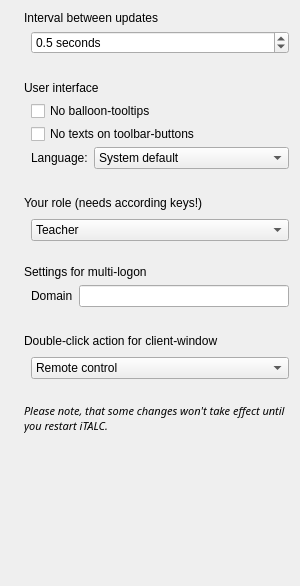
<?xml version="1.0" encoding="UTF-8"?>
<ui version="4.0">
 <class>Config</class>
 <widget class="QWidget" name="Config">
  <property name="geometry">
   <rect>
    <x>0</x>
    <y>0</y>
    <width>300</width>
    <height>586</height>
   </rect>
  </property>
  <layout class="QVBoxLayout" name="verticalLayout">
   <property name="spacing">
    <number>24</number>
   </property>
   <item>
    <layout class="QVBoxLayout">
     <property name="spacing">
      <number>6</number>
     </property>
     <property name="margin">
      <number>0</number>
     </property>
     <item>
      <layout class="QHBoxLayout">
       <property name="spacing">
        <number>6</number>
       </property>
       <property name="margin">
        <number>0</number>
       </property>
       <item>
        <widget class="QLabel" name="label_2">
         <property name="sizePolicy">
          <sizepolicy hsizetype="Fixed" vsizetype="Fixed">
           <horstretch>0</horstretch>
           <verstretch>0</verstretch>
          </sizepolicy>
         </property>
         <property name="text">
          <string/>
         </property>
         <property name="pixmap">
          <pixmap resource="../italc.qrc">:/resources/clock.png</pixmap>
         </property>
        </widget>
       </item>
       <item>
        <widget class="QLabel" name="label">
         <property name="text">
          <string>Interval between updates</string>
         </property>
        </widget>
       </item>
      </layout>
     </item>
     <item>
      <layout class="QHBoxLayout">
       <property name="spacing">
        <number>6</number>
       </property>
       <property name="margin">
        <number>0</number>
       </property>
       <item>
        <spacer>
         <property name="orientation">
          <enum>Qt::Horizontal</enum>
         </property>
         <property name="sizeType">
          <enum>QSizePolicy::Fixed</enum>
         </property>
         <property name="sizeHint" stdset="0">
          <size>
           <width>20</width>
           <height>1</height>
          </size>
         </property>
        </spacer>
       </item>
       <item>
        <widget class="QDoubleSpinBox" name="updateIntervalSB">
         <property name="whatsThis">
          <string>&lt;html&gt;&lt;head&gt;&lt;meta name=&quot;qrichtext&quot; content=&quot;1&quot; /&gt;&lt;/head&gt;&lt;body style=&quot; white-space: pre-wrap; font-family:Sans Serif; font-size:9pt; font-weight:400; font-style:normal; text-decoration:none;&quot;&gt;&lt;p style=&quot; margin-top:0px; margin-bottom:0px; margin-left:0px; margin-right:0px; -qt-block-indent:0; text-indent:0px;&quot;&gt;Here you can set the interval between updates of clients. Higher values result in lower network-traffic and lower CPU-usage on this computer.&lt;/p&gt;&lt;/body&gt;&lt;/html&gt;</string>
         </property>
         <property name="suffix">
          <string> seconds</string>
         </property>
         <property name="decimals">
          <number>1</number>
         </property>
         <property name="minimum">
          <double>0.100000000000000</double>
         </property>
         <property name="maximum">
          <double>10.000000000000000</double>
         </property>
         <property name="singleStep">
          <double>0.500000000000000</double>
         </property>
         <property name="value">
          <double>0.500000000000000</double>
         </property>
        </widget>
       </item>
      </layout>
     </item>
    </layout>
   </item>
   <item>
    <layout class="QVBoxLayout">
     <property name="spacing">
      <number>3</number>
     </property>
     <property name="margin">
      <number>0</number>
     </property>
     <item>
      <layout class="QHBoxLayout">
       <property name="spacing">
        <number>6</number>
       </property>
       <property name="margin">
        <number>0</number>
       </property>
       <item>
        <widget class="QLabel" name="label_6">
         <property name="text">
          <string/>
         </property>
         <property name="pixmap">
          <pixmap resource="../italc.qrc">:/resources/userinterface.png</pixmap>
         </property>
        </widget>
       </item>
       <item>
        <widget class="QLabel" name="label_5">
         <property name="text">
          <string>User interface</string>
         </property>
        </widget>
       </item>
       <item>
        <spacer>
         <property name="orientation">
          <enum>Qt::Horizontal</enum>
         </property>
         <property name="sizeHint" stdset="0">
          <size>
           <width>40</width>
           <height>20</height>
          </size>
         </property>
        </spacer>
       </item>
      </layout>
     </item>
     <item>
      <layout class="QHBoxLayout">
       <property name="spacing">
        <number>6</number>
       </property>
       <property name="margin">
        <number>0</number>
       </property>
       <item>
        <spacer>
         <property name="orientation">
          <enum>Qt::Horizontal</enum>
         </property>
         <property name="sizeType">
          <enum>QSizePolicy::Fixed</enum>
         </property>
         <property name="sizeHint" stdset="0">
          <size>
           <width>20</width>
           <height>1</height>
          </size>
         </property>
        </spacer>
       </item>
       <item>
        <widget class="QCheckBox" name="balloonToolTips">
         <property name="toolTip">
          <string>&lt;html&gt;&lt;head&gt;&lt;meta name=&quot;qrichtext&quot; content=&quot;1&quot; /&gt;&lt;/head&gt;&lt;body style=&quot; white-space: pre-wrap; font-family:Sans Serif; font-size:9pt; font-weight:400; font-style:normal; text-decoration:none;&quot;&gt;&lt;p style=&quot; margin-top:0px; margin-bottom:0px; margin-left:0px; margin-right:0px; -qt-block-indent:0; text-indent:0px;&quot;&gt;Do not show balloon-tooltips for toolbar-buttons&lt;/p&gt;&lt;/body&gt;&lt;/html&gt;</string>
         </property>
         <property name="whatsThis">
          <string>&lt;html&gt;&lt;head&gt;&lt;meta name=&quot;qrichtext&quot; content=&quot;1&quot; /&gt;&lt;/head&gt;&lt;body style=&quot; white-space: pre-wrap; font-family:Sans Serif; font-size:9pt; font-weight:400; font-style:normal; text-decoration:none;&quot;&gt;&lt;p style=&quot; margin-top:0px; margin-bottom:0px; margin-left:0px; margin-right:0px; -qt-block-indent:0; text-indent:0px;&quot;&gt;Check this option if you're annoyed by the balloon-tooltips appearing when moving mouse-cursor over toolbar-buttons.&lt;/p&gt;&lt;/body&gt;&lt;/html&gt;</string>
         </property>
         <property name="text">
          <string>No balloon-tooltips</string>
         </property>
        </widget>
       </item>
      </layout>
     </item>
     <item>
      <layout class="QHBoxLayout">
       <property name="spacing">
        <number>6</number>
       </property>
       <property name="margin">
        <number>0</number>
       </property>
       <item>
        <spacer>
         <property name="orientation">
          <enum>Qt::Horizontal</enum>
         </property>
         <property name="sizeType">
          <enum>QSizePolicy::Fixed</enum>
         </property>
         <property name="sizeHint" stdset="0">
          <size>
           <width>20</width>
           <height>1</height>
          </size>
         </property>
        </spacer>
       </item>
       <item>
        <widget class="QCheckBox" name="iconOnlyToolButtons">
         <property name="toolTip">
          <string>&lt;html&gt;&lt;head&gt;&lt;meta name=&quot;qrichtext&quot; content=&quot;1&quot; /&gt;&lt;/head&gt;&lt;body style=&quot; white-space: pre-wrap; font-family:Sans Serif; font-size:9pt; font-weight:400; font-style:normal; text-decoration:none;&quot;&gt;&lt;p style=&quot; margin-top:0px; margin-bottom:0px; margin-left:0px; margin-right:0px; -qt-block-indent:0; text-indent:0px;&quot;&gt;Do not show texts on toolbar-buttons&lt;/p&gt;&lt;/body&gt;&lt;/html&gt;</string>
         </property>
         <property name="text">
          <string>No texts on toolbar-buttons</string>
         </property>
        </widget>
       </item>
      </layout>
     </item>
     <item>
      <layout class="QHBoxLayout">
       <property name="spacing">
        <number>6</number>
       </property>
       <property name="margin">
        <number>0</number>
       </property>
       <item>
        <spacer>
         <property name="orientation">
          <enum>Qt::Horizontal</enum>
         </property>
         <property name="sizeType">
          <enum>QSizePolicy::Fixed</enum>
         </property>
         <property name="sizeHint" stdset="0">
          <size>
           <width>20</width>
           <height>1</height>
          </size>
         </property>
        </spacer>
       </item>
       <item>
        <widget class="QLabel" name="label_3">
         <property name="text">
          <string>Language:</string>
         </property>
        </widget>
       </item>
       <item>
        <widget class="QComboBox" name="languageCB">
         <property name="sizePolicy">
          <sizepolicy hsizetype="MinimumExpanding" vsizetype="Fixed">
           <horstretch>0</horstretch>
           <verstretch>0</verstretch>
          </sizepolicy>
         </property>
         <item>
          <property name="text">
           <string>System default</string>
          </property>
         </item>
         <item>
          <property name="text">
           <string>ar - العربية</string>
          </property>
         </item>
         <item>
          <property name="text">
           <string>cs - Česky</string>
          </property>
         </item>
         <item>
          <property name="text">
           <string>de - Deutsch</string>
          </property>
         </item>
         <item>
          <property name="text">
           <string>el - Ελληνικά</string>
          </property>
         </item>
         <item>
          <property name="text">
           <string>es - Español</string>
          </property>
         </item>
         <item>
          <property name="text">
           <string>fi - Suomi</string>
          </property>
         </item>
         <item>
          <property name="text">
           <string>fr - Français</string>
          </property>
         </item>
         <item>
          <property name="text">
           <string>he - עִבְרִית</string>
          </property>
         </item>
         <item>
          <property name="text">
           <string>hu - Magyar</string>
          </property>
         </item>
         <item>
          <property name="text">
           <string>it - Italiano</string>
          </property>
         </item>
         <item>
          <property name="text">
           <string>ko - Korean</string>
          </property>
         </item>
         <item>
          <property name="text">
           <string>nl - Nederlands</string>
          </property>
         </item>
         <item>
          <property name="text">
           <string>nn - Norsk</string>
          </property>
         </item>
         <item>
          <property name="text">
           <string>pl - Polski</string>
          </property>
         </item>
         <item>
          <property name="text">
           <string>pt_br - Brasileiro</string>
          </property>
         </item>
         <item>
          <property name="text">
           <string>pt_pt - Português</string>
          </property>
         </item>
         <item>
          <property name="text">
           <string>ru - Русский</string>
          </property>
         </item>
         <item>
          <property name="text">
           <string>sk - Slovenský</string>
          </property>
         </item>
         <item>
          <property name="text">
           <string>sl - Slovenčina</string>
          </property>
         </item>
         <item>
          <property name="text">
           <string>sv - Svenska</string>
          </property>
         </item>
         <item>
          <property name="text">
           <string>tr - Türkçe</string>
          </property>
         </item>
         <item>
          <property name="text">
           <string>uk - Українська</string>
          </property>
         </item>
         <item>
          <property name="text">
           <string>zh_cn - 简体字</string>
          </property>
         </item>
         <item>
          <property name="text">
           <string>zh_tw - 簡體字</string>
          </property>
         </item>
        </widget>
       </item>
      </layout>
     </item>
    </layout>
   </item>
   <item>
    <layout class="QVBoxLayout">
     <property name="spacing">
      <number>6</number>
     </property>
     <property name="margin">
      <number>0</number>
     </property>
     <item>
      <layout class="QHBoxLayout">
       <property name="spacing">
        <number>6</number>
       </property>
       <property name="margin">
        <number>0</number>
       </property>
       <item>
        <widget class="QLabel" name="label_12">
         <property name="pixmap">
          <pixmap resource="../../lib/ItalcCore.qrc">:/resources/authors.png</pixmap>
         </property>
        </widget>
       </item>
       <item>
        <widget class="QLabel" name="label_13">
         <property name="text">
          <string>Your role (needs according keys!)</string>
         </property>
        </widget>
       </item>
       <item>
        <spacer>
         <property name="orientation">
          <enum>Qt::Horizontal</enum>
         </property>
         <property name="sizeHint" stdset="0">
          <size>
           <width>10</width>
           <height>20</height>
          </size>
         </property>
        </spacer>
       </item>
      </layout>
     </item>
     <item>
      <layout class="QHBoxLayout">
       <property name="spacing">
        <number>6</number>
       </property>
       <property name="margin">
        <number>0</number>
       </property>
       <item>
        <spacer>
         <property name="orientation">
          <enum>Qt::Horizontal</enum>
         </property>
         <property name="sizeType">
          <enum>QSizePolicy::Fixed</enum>
         </property>
         <property name="sizeHint" stdset="0">
          <size>
           <width>20</width>
           <height>1</height>
          </size>
         </property>
        </spacer>
       </item>
       <item>
        <widget class="QComboBox" name="roleCB">
         <property name="whatsThis">
          <string>&lt;html&gt;&lt;head&gt;&lt;meta name=&quot;qrichtext&quot; content=&quot;1&quot; /&gt;&lt;style type=&quot;text/css&quot;&gt;
p, li { white-space: pre-wrap; }
&lt;/style&gt;&lt;/head&gt;&lt;body style=&quot; font-family:'Sans Serif'; font-size:9pt; font-weight:400; font-style:normal; text-decoration:none;&quot;&gt;
&lt;p style=&quot; margin-top:0px; margin-bottom:0px; margin-left:0px; margin-right:0px; -qt-block-indent:0; text-indent:0px;&quot;&gt;Here you can select your role. Only change this if you know what you're doing. Otherwise you won't be able to access any clients until you restore your old role.&lt;/p&gt;&lt;/body&gt;&lt;/html&gt;</string>
         </property>
         <item>
          <property name="text">
           <string>Teacher</string>
          </property>
         </item>
         <item>
          <property name="text">
           <string>Administrator</string>
          </property>
         </item>
         <item>
          <property name="text">
           <string>Supporter</string>
          </property>
         </item>
         <item>
          <property name="text">
           <string>Other</string>
          </property>
         </item>
        </widget>
       </item>
      </layout>
     </item>
    </layout>
   </item>
   <item>
    <layout class="QVBoxLayout">
     <property name="spacing">
      <number>6</number>
     </property>
     <property name="margin">
      <number>0</number>
     </property>
     <item>
      <layout class="QHBoxLayout">
       <property name="spacing">
        <number>6</number>
       </property>
       <property name="margin">
        <number>0</number>
       </property>
       <item>
        <widget class="QLabel" name="label_10">
         <property name="sizePolicy">
          <sizepolicy hsizetype="Fixed" vsizetype="Fixed">
           <horstretch>0</horstretch>
           <verstretch>0</verstretch>
          </sizepolicy>
         </property>
         <property name="pixmap">
          <pixmap resource="../italc.qrc">:/resources/remotelogon_22.png</pixmap>
         </property>
        </widget>
       </item>
       <item>
        <widget class="QLabel" name="label_11">
         <property name="text">
          <string>Settings for multi-logon</string>
         </property>
        </widget>
       </item>
      </layout>
     </item>
     <item>
      <layout class="QHBoxLayout">
       <property name="spacing">
        <number>6</number>
       </property>
       <property name="margin">
        <number>0</number>
       </property>
       <item>
        <spacer>
         <property name="orientation">
          <enum>Qt::Horizontal</enum>
         </property>
         <property name="sizeType">
          <enum>QSizePolicy::Fixed</enum>
         </property>
         <property name="sizeHint" stdset="0">
          <size>
           <width>20</width>
           <height>1</height>
          </size>
         </property>
        </spacer>
       </item>
       <item>
        <widget class="QLabel" name="label_15">
         <property name="text">
          <string>Domain</string>
         </property>
        </widget>
       </item>
       <item>
        <widget class="QLineEdit" name="domainEdit"/>
       </item>
      </layout>
     </item>
    </layout>
   </item>
   <item>
    <layout class="QVBoxLayout">
     <property name="spacing">
      <number>6</number>
     </property>
     <property name="margin">
      <number>0</number>
     </property>
     <item>
      <layout class="QHBoxLayout">
       <property name="spacing">
        <number>6</number>
       </property>
       <property name="margin">
        <number>0</number>
       </property>
       <item>
        <widget class="QLabel" name="label_16">
         <property name="pixmap">
          <pixmap resource="../italc.qrc">:/resources/thinclient.png</pixmap>
         </property>
        </widget>
       </item>
       <item>
        <widget class="QLabel" name="label_17">
         <property name="text">
          <string>Double-click action for client-window</string>
         </property>
        </widget>
       </item>
       <item>
        <spacer>
         <property name="orientation">
          <enum>Qt::Horizontal</enum>
         </property>
         <property name="sizeHint" stdset="0">
          <size>
           <width>10</width>
           <height>20</height>
          </size>
         </property>
        </spacer>
       </item>
      </layout>
     </item>
     <item>
      <layout class="QHBoxLayout">
       <property name="spacing">
        <number>6</number>
       </property>
       <property name="margin">
        <number>0</number>
       </property>
       <item>
        <spacer>
         <property name="orientation">
          <enum>Qt::Horizontal</enum>
         </property>
         <property name="sizeType">
          <enum>QSizePolicy::Fixed</enum>
         </property>
         <property name="sizeHint" stdset="0">
          <size>
           <width>20</width>
           <height>1</height>
          </size>
         </property>
        </spacer>
       </item>
       <item>
        <widget class="QComboBox" name="clientDoubleClickActionCB">
         <property name="whatsThis">
          <string>&lt;html&gt;&lt;head&gt;&lt;meta name=&quot;qrichtext&quot; content=&quot;1&quot; /&gt;&lt;style type=&quot;text/css&quot;&gt;
p, li { white-space: pre-wrap; }
&lt;/style&gt;&lt;/head&gt;&lt;body style=&quot; font-family:'Sans Serif'; font-size:9pt; font-weight:400; font-style:normal; text-decoration:none;&quot;&gt;
&lt;p style=&quot; margin-top:0px; margin-bottom:0px; margin-left:0px; margin-right:0px; -qt-block-indent:0; text-indent:0px;&quot;&gt;Here you can set what should happen if you double-click a client-window.&lt;/p&gt;&lt;/body&gt;&lt;/html&gt;</string>
         </property>
         <item>
          <property name="text">
           <string>Remote control</string>
          </property>
          <property name="icon">
           <iconset resource="../italc.qrc">
            <normaloff>:/resources/remote_control.png</normaloff>:/resources/remote_control.png</iconset>
          </property>
         </item>
         <item>
          <property name="text">
           <string>View live in fullscreen</string>
          </property>
          <property name="icon">
           <iconset resource="../italc.qrc">
            <normaloff>:/resources/viewmag.png</normaloff>:/resources/viewmag.png</iconset>
          </property>
         </item>
        </widget>
       </item>
      </layout>
     </item>
    </layout>
   </item>
   <item>
    <layout class="QHBoxLayout">
     <property name="spacing">
      <number>6</number>
     </property>
     <property name="margin">
      <number>0</number>
     </property>
     <item>
      <widget class="QLabel" name="label_8">
       <property name="sizePolicy">
        <sizepolicy hsizetype="Fixed" vsizetype="Fixed">
         <horstretch>0</horstretch>
         <verstretch>0</verstretch>
        </sizepolicy>
       </property>
       <property name="text">
        <string/>
       </property>
       <property name="pixmap">
        <pixmap resource="../italc.qrc">:/resources/info_22.png</pixmap>
       </property>
      </widget>
     </item>
     <item>
      <widget class="QLabel" name="label_7">
       <property name="text">
        <string>&lt;html&gt;&lt;head&gt;&lt;meta name=&quot;qrichtext&quot; content=&quot;1&quot; /&gt;&lt;/head&gt;&lt;body style=&quot; white-space: pre-wrap; font-family:Sans Serif; font-size:9pt; font-weight:400; font-style:normal; text-decoration:none;&quot;&gt;&lt;p style=&quot; margin-top:0px; margin-bottom:0px; margin-left:0px; margin-right:0px; -qt-block-indent:0; text-indent:0px;&quot;&gt;&lt;span style=&quot; font-size:8pt; font-style:italic;&quot;&gt;Please note, that some changes won't take effect until you restart iTALC.&lt;/span&gt;&lt;/p&gt;&lt;/body&gt;&lt;/html&gt;</string>
       </property>
       <property name="wordWrap">
        <bool>true</bool>
       </property>
      </widget>
     </item>
    </layout>
   </item>
   <item>
    <spacer>
     <property name="orientation">
      <enum>Qt::Vertical</enum>
     </property>
     <property name="sizeHint" stdset="0">
      <size>
       <width>20</width>
       <height>40</height>
      </size>
     </property>
    </spacer>
   </item>
  </layout>
 </widget>
 <resources>
  <include location="../italc.qrc"/>
  <include location="../../lib/ItalcCore.qrc"/>
 </resources>
 <connections/>
</ui>
